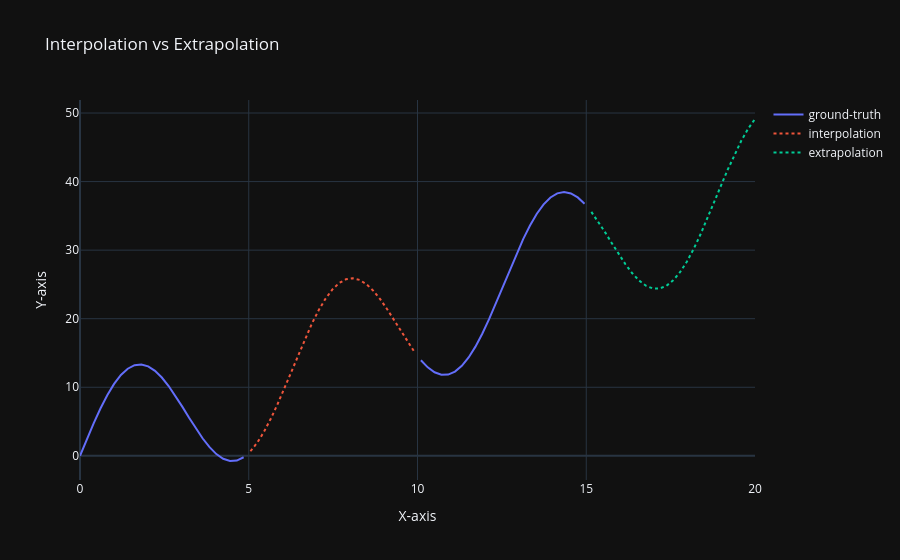

Notebook cell for this chart:
### Markdown cell above
# Interpolation vs Extrapolation

### Code cell
import numpy as np
import pandas as pd
import plotly.express as px

# Sample data
x = np.linspace(0, 20, 100)
y = 10 * np.sin(x / 1) + 2 * x

# Create a DataFrame
df = pd.DataFrame({
    'x': x,
    'ground-truth': y
})

# Mask for interpolation and extrapolation
mask_interpolation = (x > 5) & (x < 10)
df.loc[mask_interpolation, 'interpolation'] = df['ground-truth']
df.loc[mask_interpolation, 'ground-truth'] = np.nan

mask_extrapolation = (x > 15)
df.loc[mask_extrapolation, 'extrapolation'] = df['ground-truth']
df.loc[mask_extrapolation, 'ground-truth'] = np.nan

# Create a line plot
fig = px.line(df, x='x', y=['ground-truth', 'interpolation', 'extrapolation'], 
              title='Interpolation vs Extrapolation', 
              labels={'x': 'X-axis', 'value': 'Y-axis', 'variable': ""})

# Update traces to set opacity for interpolation and extrapolation
fig.update_traces(opacity=1.0, selector=dict(name='y'))  # Original line (no transparency)
fig.update_traces(opacity=1.0, line_dash='dot', selector=dict(name='interpolation'))  # Semi-transparent interpolation
fig.update_traces(opacity=1.0, line_dash='dot', selector=dict(name='extrapolation'))  # Semi-transparent extrapolation

# Set the layout template to dark
fig.layout.template = "plotly_dark"

# Show the plot
fig.show()

### Figure 1 — Plotly figure (JSON) as saved in the notebook; plotly's stock layout.template omitted (floating-point values rounded to 4 significant figures)
{"data": [{"hovertemplate": "=ground-truth<br>X-axis=%{x}<br>Y-axis=%{y}<extra></extra>", "legendgroup": "ground-truth", "line": {"color": "#636efa", "dash": "solid"}, "marker": {"symbol": "circle"}, "mode": "lines", "name": "ground-truth", "orientation": "v", "showlegend": true, "type": "scatter", "x": [0, 0.202, 0.404, 0.6061, 0.8081, 1.01, 1.212, 1.414, 1.616, 1.818, 2.02, 2.222, 2.424, 2.626, 2.828, 3.03, 3.232, 3.434, 3.636, 3.838, 4.04, 4.242, 4.444, 4.646, 4.848, 5.051, 5.253, 5.455, 5.657, 5.859, 6.061, 6.263, 6.465, 6.667, 6.869, 7.071, 7.273, 7.475, 7.677, 7.879, 8.081, 8.283, 8.485, 8.687, 8.889, 9.091, 9.293, 9.495, 9.697, 9.899, 10.1, 10.3, 10.51, 10.71, 10.91, 11.11, 11.31, 11.52, 11.72, 11.92, 12.12, 12.32, 12.53, 12.73, 12.93, 13.13, 13.33, 13.54, 13.74, 13.94, 14.14, 14.34, 14.55, 14.75, 14.95, 15.15, 15.35, 15.56, 15.76, 15.96, 16.16, 16.36, 16.57, 16.77, 16.97, 17.17, 17.37, 17.58, 17.78, 17.98, 18.18, 18.38, 18.59, 18.79, 18.99, 19.19, 19.39, 19.6, 19.8, 20], "xaxis": "x", "y": [0, 2.411, 4.739, 6.908, 8.846, 10.49, 11.79, 12.71, 13.22, 13.33, 13.05, 12.4, 11.42, 10.18, 8.739, 7.171, 5.559, 3.983, 2.524, 1.259, 0.2549, -0.431, -0.7543, -0.6853, -0.2106, null, null, null, null, null, null, null, null, null, null, null, null, null, null, null, null, null, null, null, null, null, null, null, null, null, 13.94, 12.91, 12.19, 11.83, 11.86, 12.29, 13.13, 14.35, 15.93, 17.81, 19.94, 22.24, 24.64, 27.06, 29.41, 31.62, 33.61, 35.31, 36.69, 37.68, 38.28, 38.47, 38.27, 37.69, 36.78, null, null, null, null, null, null, null, null, null, null, null, null, null, null, null, null, null, null, null, null, null, null, null, null, null], "yaxis": "y"}, {"hovertemplate": "=interpolation<br>X-axis=%{x}<br>Y-axis=%{y}<extra></extra>", "legendgroup": "interpolation", "line": {"color": "#EF553B", "dash": "dot"}, "marker": {"symbol": "circle"}, "mode": "lines", "name": "interpolation", "opacity": 1, "orientation": "v", "showlegend": true, "type": "scatter", "x": [0, 0.202, 0.404, 0.6061, 0.8081, 1.01, 1.212, 1.414, 1.616, 1.818, 2.02, 2.222, 2.424, 2.626, 2.828, 3.03, 3.232, 3.434, 3.636, 3.838, 4.04, 4.242, 4.444, 4.646, 4.848, 5.051, 5.253, 5.455, 5.657, 5.859, 6.061, 6.263, 6.465, 6.667, 6.869, 7.071, 7.273, 7.475, 7.677, 7.879, 8.081, 8.283, 8.485, 8.687, 8.889, 9.091, 9.293, 9.495, 9.697, 9.899, 10.1, 10.3, 10.51, 10.71, 10.91, 11.11, 11.31, 11.52, 11.72, 11.92, 12.12, 12.32, 12.53, 12.73, 12.93, 13.13, 13.33, 13.54, 13.74, 13.94, 14.14, 14.34, 14.55, 14.75, 14.95, 15.15, 15.35, 15.56, 15.76, 15.96, 16.16, 16.36, 16.57, 16.77, 16.97, 17.17, 17.37, 17.58, 17.78, 17.98, 18.18, 18.38, 18.59, 18.79, 18.99, 19.19, 19.39, 19.6, 19.8, 20], "xaxis": "x", "y": [null, null, null, null, null, null, null, null, null, null, null, null, null, null, null, null, null, null, null, null, null, null, null, null, null, 0.6672, 1.929, 3.539, 5.449, 7.598, 9.914, 12.32, 14.73, 17.07, 19.26, 21.23, 22.9, 24.24, 25.2, 25.75, 25.91, 25.66, 25.04, 24.1, 22.88, 21.46, 19.9, 18.29, 16.71, 15.23, null, null, null, null, null, null, null, null, null, null, null, null, null, null, null, null, null, null, null, null, null, null, null, null, null, null, null, null, null, null, null, null, null, null, null, null, null, null, null, null, null, null, null, null, null, null, null, null, null, null], "yaxis": "y"}, {"hovertemplate": "=extrapolation<br>X-axis=%{x}<br>Y-axis=%{y}<extra></extra>", "legendgroup": "extrapolation", "line": {"color": "#00cc96", "dash": "dot"}, "marker": {"symbol": "circle"}, "mode": "lines", "name": "extrapolation", "opacity": 1, "orientation": "v", "showlegend": true, "type": "scatter", "x": [0, 0.202, 0.404, 0.6061, 0.8081, 1.01, 1.212, 1.414, 1.616, 1.818, 2.02, 2.222, 2.424, 2.626, 2.828, 3.03, 3.232, 3.434, 3.636, 3.838, 4.04, 4.242, 4.444, 4.646, 4.848, 5.051, 5.253, 5.455, 5.657, 5.859, 6.061, 6.263, 6.465, 6.667, 6.869, 7.071, 7.273, 7.475, 7.677, 7.879, 8.081, 8.283, 8.485, 8.687, 8.889, 9.091, 9.293, 9.495, 9.697, 9.899, 10.1, 10.3, 10.51, 10.71, 10.91, 11.11, 11.31, 11.52, 11.72, 11.92, 12.12, 12.32, 12.53, 12.73, 12.93, 13.13, 13.33, 13.54, 13.74, 13.94, 14.14, 14.34, 14.55, 14.75, 14.95, 15.15, 15.35, 15.56, 15.76, 15.96, 16.16, 16.36, 16.57, 16.77, 16.97, 17.17, 17.37, 17.58, 17.78, 17.98, 18.18, 18.38, 18.59, 18.79, 18.99, 19.19, 19.39, 19.6, 19.8, 20], "xaxis": "x", "y": [null, null, null, null, null, null, null, null, null, null, null, null, null, null, null, null, null, null, null, null, null, null, null, null, null, null, null, null, null, null, null, null, null, null, null, null, null, null, null, null, null, null, null, null, null, null, null, null, null, null, null, null, null, null, null, null, null, null, null, null, null, null, null, null, null, null, null, null, null, null, null, null, null, null, null, 35.58, 34.18, 32.63, 31.02, 29.43, 27.94, 26.63, 25.57, 24.81, 24.41, 24.4, 24.79, 25.59, 26.78, 28.32, 30.17, 32.28, 34.57, 36.96, 39.38, 41.74, 43.97, 45.98, 47.72, 49.13], "yaxis": "y"}], "layout": {"autosize": true, "legend": {"title": {"text": ""}, "tracegroupgap": 0}, "title": {"text": "Interpolation vs Extrapolation"}, "xaxis": {"anchor": "y", "autorange": true, "domain": [0, 1], "range": [0, 20], "title": {"text": "X-axis"}, "type": "linear"}, "yaxis": {"anchor": "x", "autorange": true, "domain": [0, 1], "range": [-3.526, 51.9], "title": {"text": "Y-axis"}, "type": "linear"}}}
